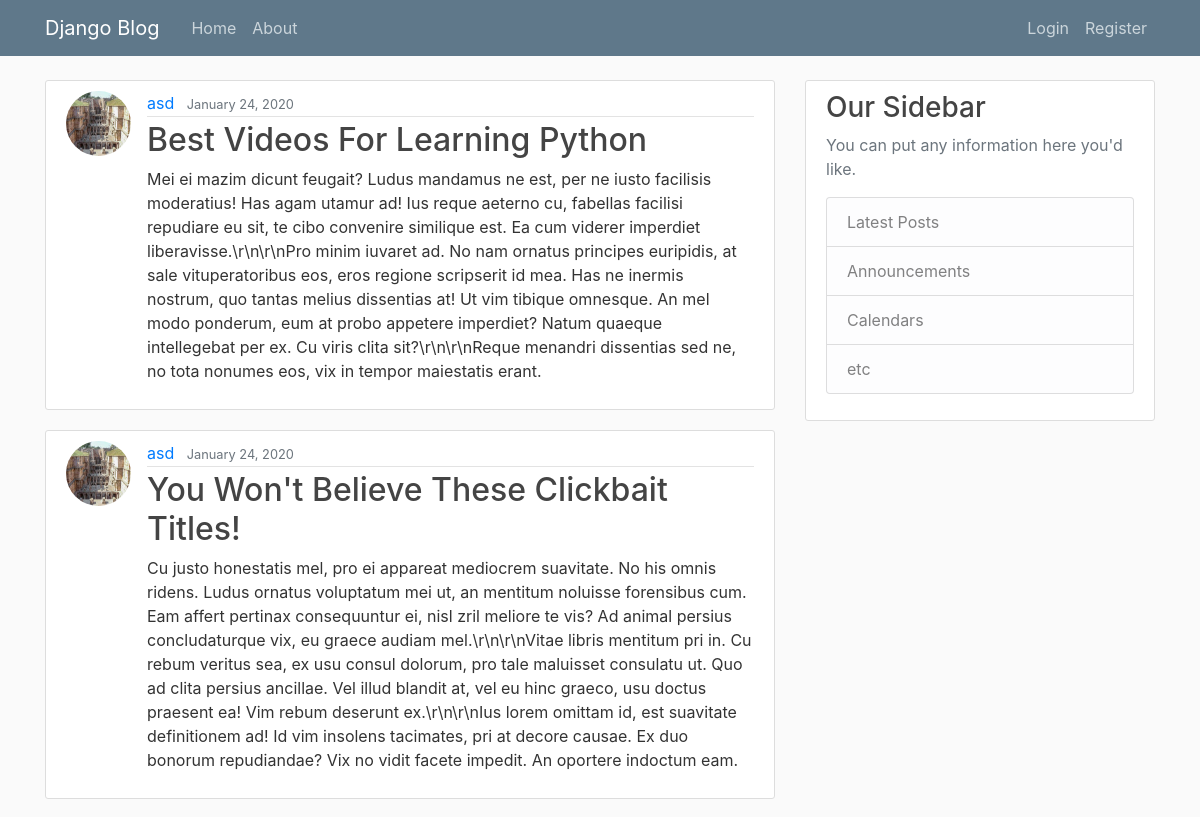
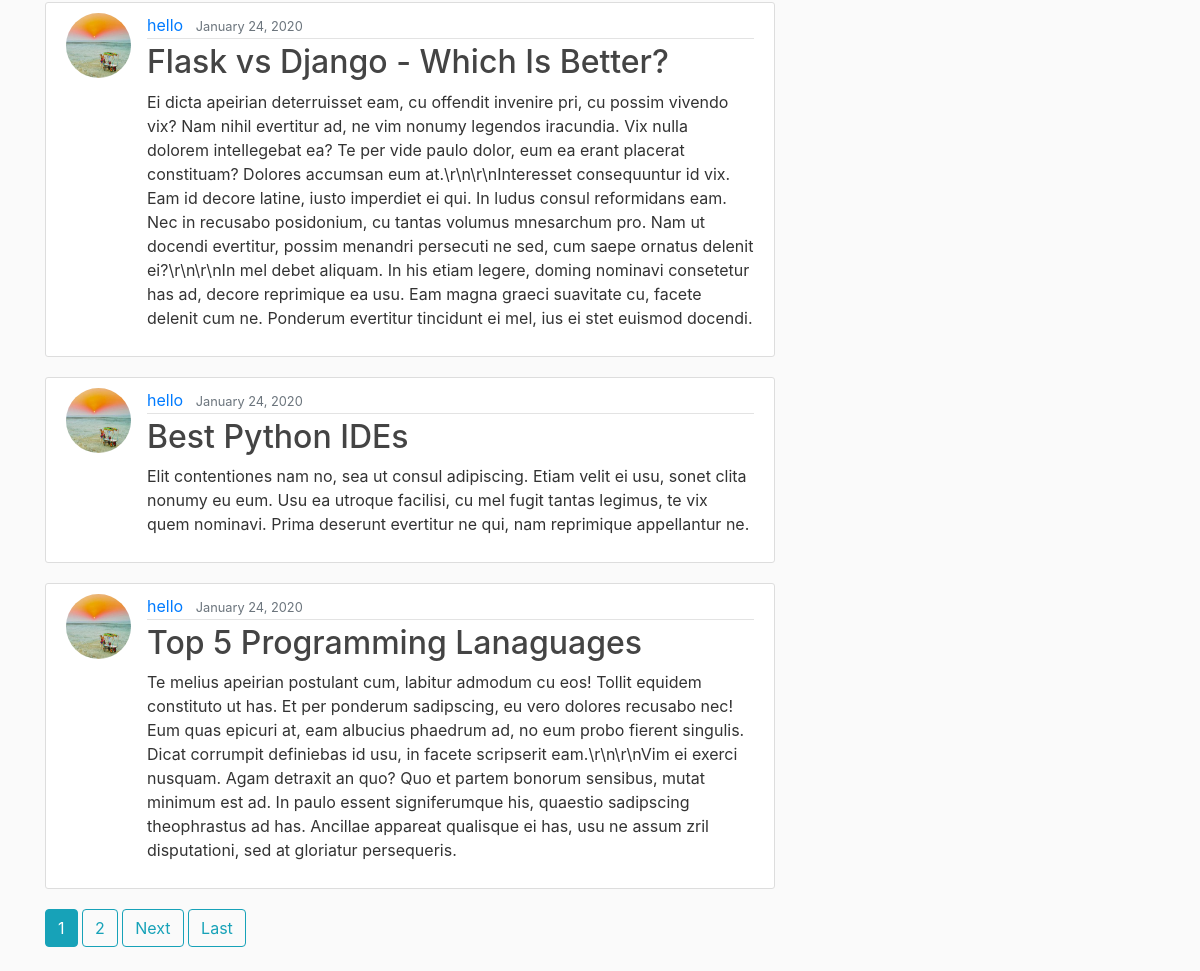
The page / on the database its author committed (2 pictures, top to bottom).
### blogapp/models.py (models this page shows, shortened)
class Post(models.Model):
	title = models.CharField(max_length=100)
	content = models.TextField()
	date_posted = models.DateTimeField(default=timezone.now)
	author = models.ForeignKey(User,on_delete=models.CASCADE) #If The User is delete Than post Also The deleted

### users/models.py (models this page shows, shortened)
class Profile(models.Model):
	user = models.OneToOneField(User,on_delete=models.CASCADE)
	image = models.ImageField(default='default.jpg',upload_to='profile_pics')

### blogapp/views.py (the view)
# urls.py: path('',PostListView.as_view(),name='home'),
class PostListView(ListView): #class base view Home List View
	model = Post
	template_name = 'blogapp/home.html'#<app>/<model>_<viewtype>.html
	context_object_name = 'posts'
	ordering = ['-date_posted']
	paginate_by = 5

### blogapp/templates/blogapp/home.html (shortened to what this page needs)
{% extends "blogapp/base.html" %}
{% block content %}
    {% for post in posts %}
        <article class="media content-section">
          <img class="rounded-circle article-img" src="{{post.author.profile.image.url}}">
          <div class="media-body">
            <div class="article-metadata">
              <a class="mr-2" href="{%url 'user-posts' post.author.username %}">{{ post.author }}</a>
              <small class="text-muted">{{ post.date_posted|date:"F d, Y" }}</small>
            </div>
            <h2><a class="article-title" href="{% url 'post-detail' post.id %}">{{ post.title }}</a></h2>
            <p class="article-content">{{ post.content }}</p>
          </div>
        </article>
    {% endfor %}
    {% if is_paginated %}
      {% for num in page_obj.paginator.page_range %}
        {% if page_obj.number == num %}
          <a class="btn btn-info mb-4" href="?page={{num}}">{{num}}</a>
        {% elif num > page_obj.number|add:'-3' and num < page_obj.number|add:'3' %}
           <a class="btn btn-outline-info mb-4" href="?page={{num}}">{{num}}</a>
        {% endif %}
      {% endfor %}
      {% if page_obj.has_next %}
        <a class="btn btn-outline-info mb-4" href="?page={{page_obj.next_page_number}}">Next</a>
         <a class="btn btn-outline-info mb-4" href="?page={{page_obj.paginator.num_pages}}">Last</a>
      {% endif %}
    {% endif %}
{% endblock content %}

### blogapp/static/main.css (style rules this page uses)
body { background: #fafafa; color: #333333; margin-top: 5rem; }
h1, h2, h3, h4, h5, h6 { color: #444444; }
.content-section { background: #ffffff; padding: 10px 20px; border: 1px solid #dddddd; border-radius: 3px; margin-bottom: 20px; }
.article-title { color: #444444; }
.article-content { white-space: pre-line; }
.article-img { height: 65px; width: 65px; margin-right: 16px; }
.article-metadata { padding-bottom: 1px; margin-bottom: 4px; border-bottom: 1px solid #e3e3e3 }

### rows shown on the page
Post: author.profile.image (picture), author "asd", date_posted "January 24, 2020", title "Best Videos For Learning Python", content "Mei ei mazim dicunt feugait? Ludus mandamus ne est, per ne iusto facilisis moderatius! Has agam utamur ad! Ius reque aeterno cu, fabellas facilisi repudiare eu sit, te cibo convenire similique est. Ea cum viderer imperdiet liberavisse.\\r\\n\\r\\nPro minim iuvaret ad. No nam ornatus principes euripidis, at sale vituperatoribus eos, eros regione scripserit id mea. Has ne inermis nostrum, quo tantas melius dissentias at! Ut vim tibique omnesque. An mel modo ponderum, eum at probo appetere imperdiet? Natum quaeque intellegebat per ex. Cu viris clita sit?\\r\\n\\r\\nReque menandri dissentias sed ne, no tota nonumes eos, vix in tempor maiestatis erant."
Post: author.profile.image (picture), author "asd", date_posted "January 24, 2020", title "You Won't Believe These Clickbait Titles!", content "Cu justo honestatis mel, pro ei appareat mediocrem suavitate. No his omnis ridens. Ludus ornatus voluptatum mei ut, an mentitum noluisse forensibus cum. Eam affert pertinax consequuntur ei, nisl zril meliore te vis? Ad animal persius concludaturque vix, eu graece audiam mel.\\r\\n\\r\\nVitae libris mentitum pri in. Cu rebum veritus sea, ex usu consul dolorum, pro tale maluisset consulatu ut. Quo ad clita persius ancillae. Vel illud blandit at, vel eu hinc graeco, usu doctus praesent ea! Vim rebum deserunt ex.\\r\\n\\r\\nIus lorem omittam id, est suavitate definitionem ad! Id vim insolens tacimates, pri at decore causae. Ex duo bonorum repudiandae? Vix no vidit facete impedit. An oportere indoctum…"
Post: author.profile.image (picture), author "hello", date_posted "January 24, 2020", title "Flask vs Django - Which Is Better?", content "Ei dicta apeirian deterruisset eam, cu offendit invenire pri, cu possim vivendo vix? Nam nihil evertitur ad, ne vim nonumy legendos iracundia. Vix nulla dolorem intellegebat ea? Te per vide paulo dolor, eum ea erant placerat constituam? Dolores accumsan eum at.\\r\\n\\r\\nInteresset consequuntur id vix. Eam id decore latine, iusto imperdiet ei qui. In ludus consul reformidans eam. Nec in recusabo posidonium, cu tantas volumus mnesarchum pro. Nam ut docendi evertitur, possim menandri persecuti ne sed, cum saepe ornatus delenit ei?\\r\\n\\r\\nIn mel debet aliquam. In his etiam legere, doming nominavi consetetur has ad, decore reprimique ea usu. Eam magna graeci suavitate cu, facete delenit cum ne.…"
Post: author.profile.image (picture), author "hello", date_posted "January 24, 2020", title "Best Python IDEs", content "Elit contentiones nam no, sea ut consul adipiscing. Etiam velit ei usu, sonet clita nonumy eu eum. Usu ea utroque facilisi, cu mel fugit tantas legimus, te vix quem nominavi. Prima deserunt evertitur ne qui, nam reprimique appellantur ne."
Post: author.profile.image (picture), author "hello", date_posted "January 24, 2020", title "Top 5 Programming Lanaguages", content "Te melius apeirian postulant cum, labitur admodum cu eos! Tollit equidem constituto ut has. Et per ponderum sadipscing, eu vero dolores recusabo nec! Eum quas epicuri at, eam albucius phaedrum ad, no eum probo fierent singulis. Dicat corrumpit definiebas id usu, in facete scripserit eam.\\r\\n\\r\\nVim ei exerci nusquam. Agam detraxit an quo? Quo et partem bonorum sensibus, mutat minimum est ad. In paulo essent signiferumque his, quaestio sadipscing theophrastus ad has. Ancillae appareat qualisque ei has, usu ne assum zril disputationi, sed at gloriatur persequeris."

### other values the page prints
{{ num }} "1"
{{ num }} "2"
